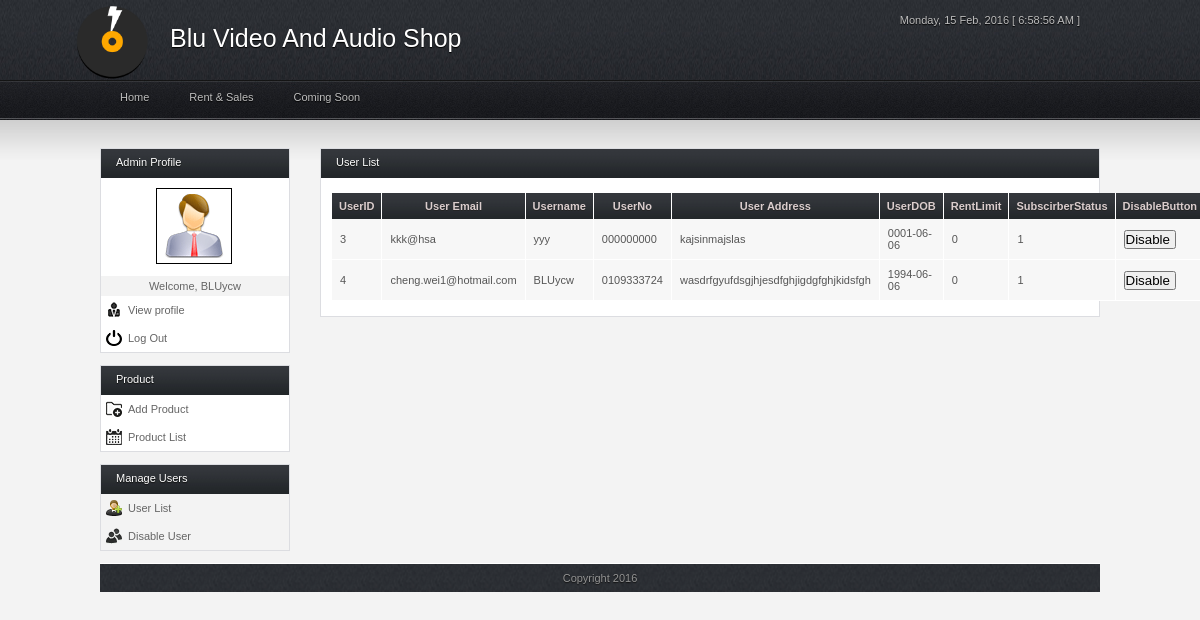
Before: /admin/disable_user.php (signed in) with the older database file.
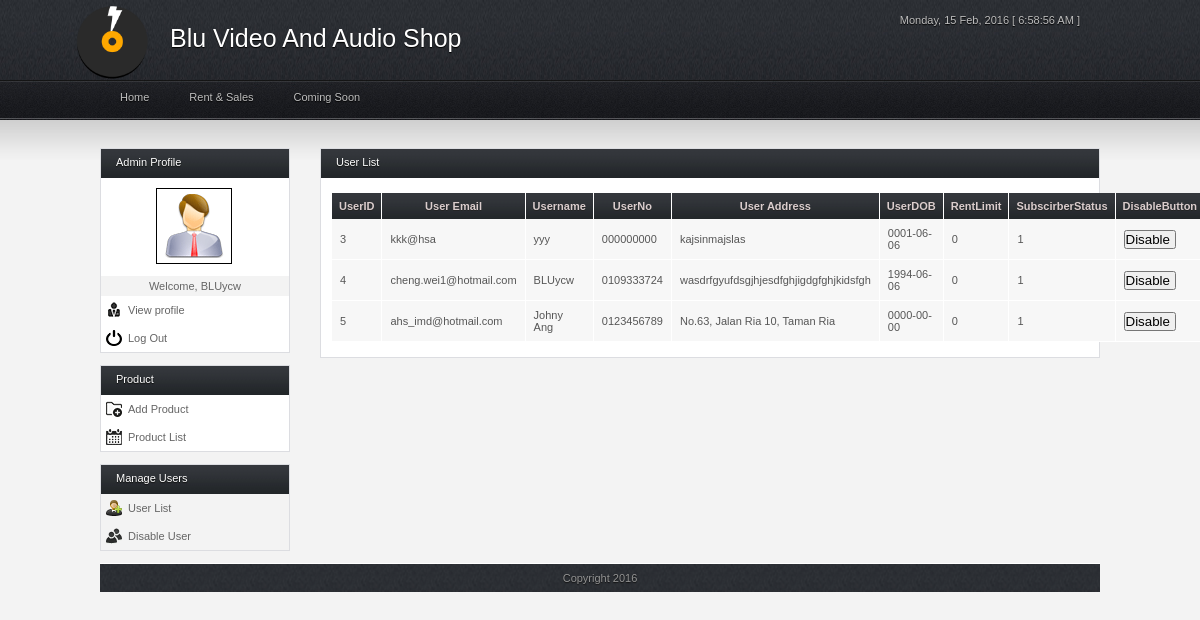
After: the same page with the newer database file.
### tables this page shows
CREATE TABLE IF NOT EXISTS `user` (
  `User_ID` int(15) NOT NULL AUTO_INCREMENT,
  `User_Name` varchar(300) NOT NULL,
  `User_Password` varchar(300) NOT NULL,
  `User_Email` varchar(300) NOT NULL,
  `User_Profile_Pic` varchar(1000) NOT NULL DEFAULT '../images/default_pic.jpg',
  `User_Phone` varchar(30) NOT NULL,
  `User_Address` varchar(300) NOT NULL,
  `User_Dob` date NOT NULL,
  `User_Subscribe_Status` varchar(10) NOT NULL,
  `User_Rent_Limit` int(11) NOT NULL DEFAULT '0',
  `User_Privilege` varchar(15) NOT NULL,
  PRIMARY KEY (`User_ID`)
);

### admin/disable_user.php (the view, shortened to what this page needs)
<?php
	$user_id = $_SESSION['user_id'];
	$result = mysql_query("SELECT * FROM user WHERE User_ID = '$user_id'");
	$row = mysql_fetch_assoc($result);
  $user_list = mysql_query("SELECT * FROM user where User_Privilege='2'");
  $button = "Disable";
?>
<!DOCTYPE html>
<html>
<head>
<link rel="stylesheet" type="text/css" href="../css/style.css" media="screen" />
<link rel="stylesheet" type="text/css" href="../css/stylesheet.css" media="screen" />
<link rel="stylesheet" type="text/css" href="../css/bg_style_black.css" media="screen" />
</head>
<body>
<div class="wrap">
	<div id="header">
		<div id="top">
			<div class="left">
				<img src="../img/logo.ico" alt="Blu Video and Audio Shop" id="" class="logo_images" style="position:absolute; width: 85px; margin: -15px 0 0 -50px;"/>
				<p id="" class="shop_name" style="font-size:25px;display:;background-color:;width:100%;color:white; margin-left:50px; margin-top:10px;">Blu Video And Audio Shop</p>
			</div>
      <div class="right">
				<div class="align-right">
					<p><span id="timer"></span></p>
				</div>
			</div>
		</div>
		<div id="nav">
			<ul>
				<li class="upp"><a href="../admin/index.php">Home</a></li>
				<li class="upp"><a href="#">Rent & Sales</a>
				</li>
				<li class="upp"><a href="#">Coming Soon</a></li>
			</ul>
		</div>
	</div>
	<div id="content">
    <div id="sidebar">
			<div class="box">
				<div class="h_title">Admin Profile</div>
				<div style="background:white; padding: 10px 55px;"><img src="../img/user_photo.gif" style="border:1px solid black; padding: 5px;" /></div>
				<p style="text-align:center; line-height: 20px;">Welcome, <?php echo $row['User_Name'];?></p>
				<ul id="home">
					<li class="b1"><a class="icon profile" href="adminProfile.php" >View profile</a></li>
					<li class="b1"><a class="icon logout" href="../visitor/visitor.php">Log Out</a></li>
				</ul>
			</div>
			<div class="box">
				<div class="h_title">Product</div>
				<ul>
					<li class="b1"><a class="icon add_product" href="admin_addProduct.php">Add Product</a></li>
					<li class="b1"><a class="icon delete_product" href="admin_prodList.php">Product List</a></li>
				</ul>
			</div>
			<div class="box">
				<div class="h_title">Manage Users</div>
				<ul>
					<li class="b3"><a class="icon add_user" href="view_user.php">User List</a></li>
					<li class="b3"><a class="icon delete_user" href="disable_user.php">Disable User</a></li>
				</ul>
			</div>
		</div>
    <div id="main">
      <div class="full_w">
        <div class="h_title">User List</div>
        <table width="90%">
          <thead>
            <tr>
              <th ="col" width="20px">UserID</th>
              <th scope="col" >User Email</th>
              <th scope="col" >Username</th>
              <th scope="col" >UserNo</th>
              <th scope="col" width="200px">User Address</th>
              <th scope="col" >UserDOB</th>
              <th scope="col" >RentLimit</th>
              <th scope="col" >SubscirberStatus</th>
                  <th scope="col">DisableButton</th>
              </tr>
          </thead>
          <tbody>
            <?php
            while(  $u_rows = mysql_fetch_assoc($user_list))
            {
          ?>
          <form name="user_form" method="POST" style="margin: 0px;">
            <tr>
                  <td class="align-center"><input type="hidden"  name ="userid" value="<?php echo $u_rows['User_ID']?>"><?php echo $u_rows['User_ID']?></td>
                  <td class="align-center"><?php echo $u_rows['User_Email']?></td>
                  <td class="align-center"><?php echo $u_rows['User_Name']?></td>
                  <td class="align-center"><?php echo $u_rows['User_Phone']?></td>
                  <td class="align-center"><?php echo $u_rows['User_Address']?></td>
                  <td class="align-center"><?php echo $u_rows['User_Dob']?></td>
                  <td class="align-center"><?php echo $u_rows['User_Rent_Limit']?></td>
                  <td class="align-center"><?php echo $u_rows['User_Subscribe_Status']?></td>
                  <td>
                      <input type="submit" Value="<?php echo $button ?> " name="disable">
                  </td>
              </tr>
              </form>
            <?php
          }
             ?>
          </tbody>
        </table>
      </div>
    </div>
	</div>
	<div id="footer">
			<p style="text-align:center;">Copyright 2016</p>
	</div>
</div>
</body>
</html>

Changed rows visible on the page:
added user: User_ID "5", User_Email "ahs_imd@hotmail.com", User_Name "Johny Ang", User_Phone "0123456789", User_Address "No.63, Jalan Ria 10, Taman Ria", User_Dob "0000-00-00", User_Rent_Limit "0", User_Subscribe_Status "1"
